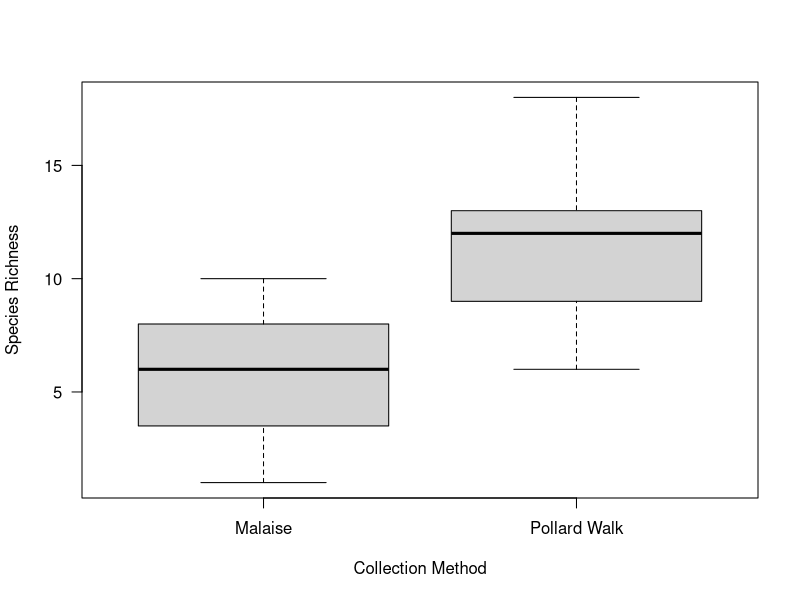

Generate this figure with R:
# Test for richness differences between survey types
# Jeffrey C. Oliver
# jcoliver@email.arizona.edu
# 2018-08-09

rm(list = ls())

################################################################################
library("tidyr")
bioscan <- read.csv(file = "data/BioScanData.csv")

# Drop any rows missing data
bioscan <- na.omit(bioscan)

# Drop any rows with data for only one survey type
pollard.sites <- bioscan$Site.Number[bioscan$Collection.Method == "Pollard Walk"]
malaise.sites <- bioscan$Site.Number[bioscan$Collection.Method == "Malaise"]
sites.with.both <- intersect(x = pollard.sites, y = malaise.sites)
bioscan <- bioscan[bioscan$Site.Number %in% sites.with.both, ]
rownames(bioscan) <- NULL

# Identify those columns with species data
species.cols <- c(5:33)

# Calculate richness for each row (total number of species with at least one 
# individual observed)
bioscan$richness <- apply(X = bioscan[, species.cols],
                          MARGIN = 1,
                          FUN = function(x) {
                            sum(x > 0)
                          })

# Create data frame for t-test. One column for Pollard, one for Malaise
richness.df <- bioscan[, c("Site.Number", "Collection.Method", "richness")]
richness.df <- richness.df %>%
  spread(Collection.Method, richness)

richness.t <- t.test(x = richness.df$Malaise, 
                     y = richness.df$`Pollard Walk`,
                     paired = TRUE)
richness.t

boxplot(richness ~ Collection.Method, data = bioscan,
        xlab = "Collection Method",
        ylab = "Species Richness",
        las = 1)
